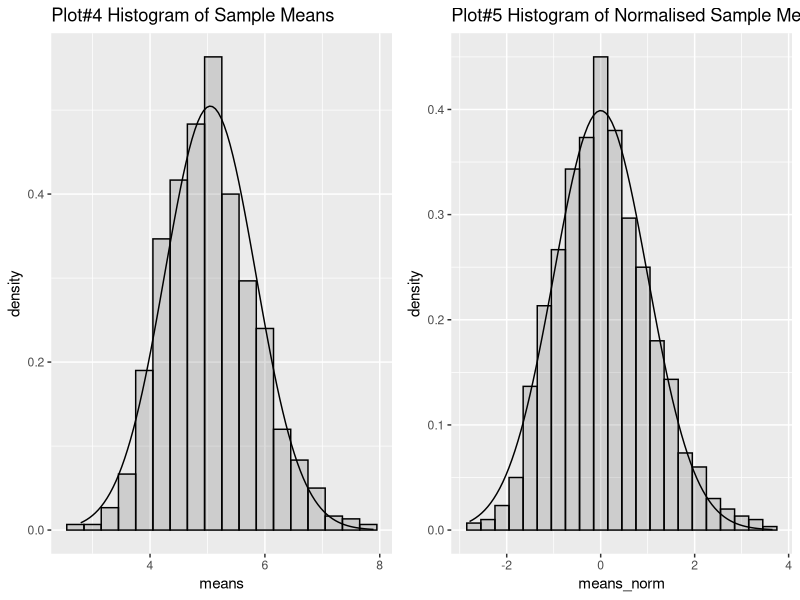

Recreate this plot in R.
## ---- chunk 1
library(ggplot2)
library(grid)
nosim <- 1000
sample_size <- 40
rate <- 0.2
## ---- chunk 2
theo_mean <- 1/rate
theo_sd <- 1/rate
theo_var <- theo_sd^2
## ---- chunk 3
randoms <- rexp(nosim, rate = rate)
df <- data.frame(randoms = randoms)
g <- ggplot(df, aes(x = randoms)) 
g <- g + geom_histogram(alpha = .20, binwidth=.3, colour = "black", aes(y = ..density..))
g <- g + ggtitle("Plot#1 Histogram of Random Exponentials")
g
## ---- chunk 4
df <- data.frame(means=double(),
                 means_norm=double(),
                 std_dev=double(),
                 variance=double())
for(i in 1:nosim){
  x <- rexp(sample_size, rate = rate)
  df[i,1] <- mean(x)
  df[i,2] <- ((mean(x)-theo_mean)/(theo_sd/sqrt(sample_size)))
  df[i,3] <- sd(x)
  df[i,4] <- df[i,3]^2
}
## ---- chunk 5
g1 <- ggplot(df, aes(x = means)) 
g1 <- g1 + geom_histogram(alpha = .20, binwidth=.3, colour = "black", aes(y = ..density..))
g1 <- g1 + geom_vline(xintercept=theo_mean)
g1 <- g1 + ggtitle("Plot#2 Sample and Theoretical Means")
g2 <- ggplot(df, aes(x = variance)) 
g2 <- g2 + geom_histogram(alpha = .20, binwidth=.3, colour = "black", aes(y = ..density..))
g2 <- g2 + geom_vline(xintercept=theo_var)
g2 <- g2 + ggtitle("Plot#3 Sample and Theoretical Variance")
pushViewport(viewport(layout = grid.layout(1, 2)))
print(g1, vp = viewport(layout.pos.row = 1, layout.pos.col = 1))
print(g2, vp = viewport(layout.pos.row = 1, layout.pos.col = 2))
## ---- chunk 6
g1 <- ggplot(df, aes(x = means)) 
g1 <- g1 + geom_histogram(alpha = .20, binwidth=.3, colour = "black", aes(y = ..density..)) 
g1 <- g1 + stat_function(fun = dnorm, args=list(mean=mean(df$means), sd=sd(df$means)))
g1 <- g1 + ggtitle("Plot#4 Histogram of Sample Means")
g2 <- ggplot(df, aes(x = means_norm)) 
g2 <- g2 + geom_histogram(alpha = .20, binwidth=.3, colour = "black", aes(y = ..density..)) 
g2 <- g2 + stat_function(fun = dnorm)
g2 <- g2 + ggtitle("Plot#5 Histogram of Normalised Sample Means")
pushViewport(viewport(layout = grid.layout(1, 2)))
print(g1, vp = viewport(layout.pos.row = 1, layout.pos.col = 1))
print(g2, vp = viewport(layout.pos.row = 1, layout.pos.col = 2))
